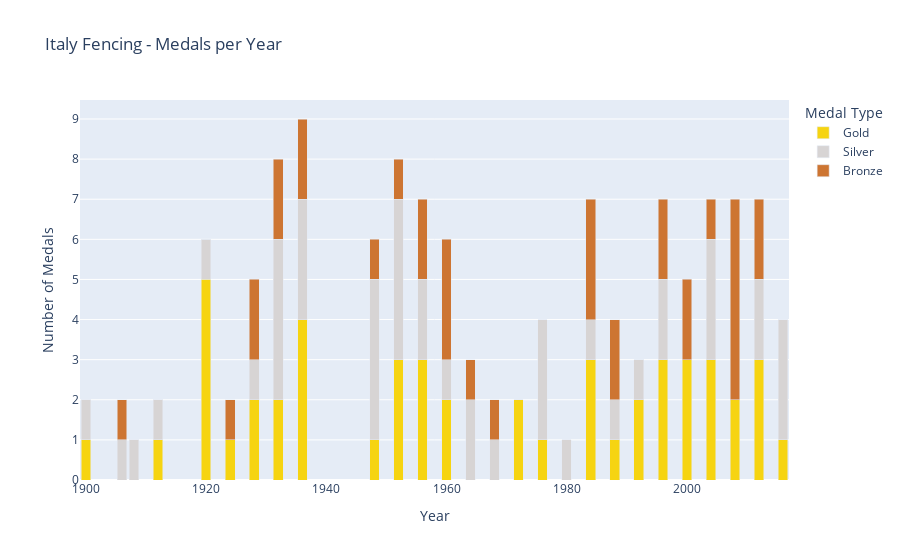
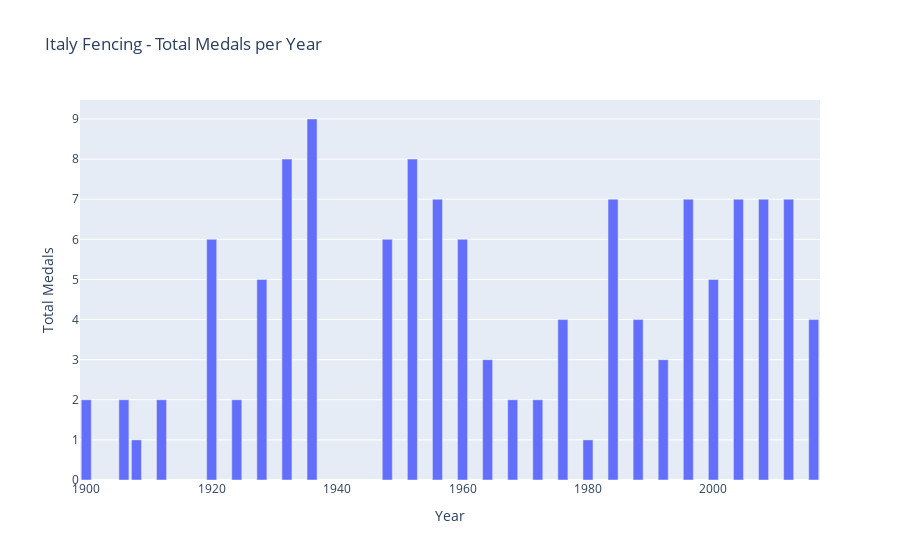

The notebook cell these images were saved under, in order:
### Code cell
medals_by_type = (
    fencing_unique_medals
    .pivot_table(
        index="Year",
        columns="Medal",
        values="ID",      # bara för count
        aggfunc="count",
        fill_value=0
    )
    .reset_index()
)

fig1 = px.bar(
    medals_by_type,
    x="Year",
    y=["Gold", "Silver", "Bronze"],
    title="Italy Fencing - Medals per Year",
    labels={"value": "Number of Medals", "variable": "Medal Type"},
    color_discrete_map={
    "Gold": "#F6D411",
    "Silver": "#D7D4D4",
    "Bronze": "#CD7532"
}
)
fig1.update_layout(barmode="stack")
fig1.show()

# Beräkna totala medaljer per år
medals_type_cols = [c for c in medals_by_type.columns if c in ["Gold", "Silver", "Bronze"]]
medals_by_type["Total"] = medals_by_type[medals_type_cols].sum(axis=1)

fig2 = px.bar(
    medals_by_type,
    x="Year",
    y="Total",
    #markers=True,
    title="Italy Fencing - Total Medals per Year",
    labels={"Total": "Total Medals"}
)
fig2.show()

### Figure 1 — Plotly figure (JSON) as saved in the notebook; plotly's stock layout.template omitted (floating-point values rounded to 4 significant figures)
{"data": [{"hovertemplate": "Medal Type=Gold<br>Year=%{x}<br>Number of Medals=%{y}<extra></extra>", "legendgroup": "Gold", "marker": {"color": "#F6D411", "pattern": {"shape": ""}}, "name": "Gold", "orientation": "v", "showlegend": true, "textposition": "auto", "type": "bar", "x": [1900, 1906, 1908, 1912, 1920, 1924, 1928, 1932, 1936, 1948, 1952, 1956, 1960, 1964, 1968, 1972, 1976, 1980, 1984, 1988, 1992, 1996, 2000, 2004, 2008, 2012, 2016], "xaxis": "x", "y": [1, 0, 0, 1, 5, 1, 2, 2, 4, 1, 3, 3, 2, 0, 0, 2, 1, 0, 3, 1, 2, 3, 3, 3, 2, 3, 1], "yaxis": "y"}, {"hovertemplate": "Medal Type=Silver<br>Year=%{x}<br>Number of Medals=%{y}<extra></extra>", "legendgroup": "Silver", "marker": {"color": "#D7D4D4", "pattern": {"shape": ""}}, "name": "Silver", "orientation": "v", "showlegend": true, "textposition": "auto", "type": "bar", "x": [1900, 1906, 1908, 1912, 1920, 1924, 1928, 1932, 1936, 1948, 1952, 1956, 1960, 1964, 1968, 1972, 1976, 1980, 1984, 1988, 1992, 1996, 2000, 2004, 2008, 2012, 2016], "xaxis": "x", "y": [1, 1, 1, 1, 1, 0, 1, 4, 3, 4, 4, 2, 1, 2, 1, 0, 3, 1, 1, 1, 1, 2, 0, 3, 0, 2, 3], "yaxis": "y"}, {"hovertemplate": "Medal Type=Bronze<br>Year=%{x}<br>Number of Medals=%{y}<extra></extra>", "legendgroup": "Bronze", "marker": {"color": "#CD7532", "pattern": {"shape": ""}}, "name": "Bronze", "orientation": "v", "showlegend": true, "textposition": "auto", "type": "bar", "x": [1900, 1906, 1908, 1912, 1920, 1924, 1928, 1932, 1936, 1948, 1952, 1956, 1960, 1964, 1968, 1972, 1976, 1980, 1984, 1988, 1992, 1996, 2000, 2004, 2008, 2012, 2016], "xaxis": "x", "y": [0, 1, 0, 0, 0, 1, 2, 2, 2, 1, 1, 2, 3, 1, 1, 0, 0, 0, 3, 2, 0, 2, 2, 1, 5, 2, 0], "yaxis": "y"}], "layout": {"barmode": "stack", "legend": {"title": {"text": "Medal Type"}, "tracegroupgap": 0}, "title": {"text": "Italy Fencing - Medals per Year"}, "xaxis": {"anchor": "y", "domain": [0, 1], "title": {"text": "Year"}}, "yaxis": {"anchor": "x", "domain": [0, 1], "title": {"text": "Number of Medals"}}}}

### Figure 2 — Plotly figure (JSON) as saved in the notebook; plotly's stock layout.template omitted (floating-point values rounded to 4 significant figures)
{"data": [{"hovertemplate": "Year=%{x}<br>Total Medals=%{y}<extra></extra>", "legendgroup": "", "marker": {"color": "#636efa", "pattern": {"shape": ""}}, "name": "", "orientation": "v", "showlegend": false, "textposition": "auto", "type": "bar", "x": [1900, 1906, 1908, 1912, 1920, 1924, 1928, 1932, 1936, 1948, 1952, 1956, 1960, 1964, 1968, 1972, 1976, 1980, 1984, 1988, 1992, 1996, 2000, 2004, 2008, 2012, 2016], "xaxis": "x", "y": [2, 2, 1, 2, 6, 2, 5, 8, 9, 6, 8, 7, 6, 3, 2, 2, 4, 1, 7, 4, 3, 7, 5, 7, 7, 7, 4], "yaxis": "y"}], "layout": {"barmode": "relative", "legend": {"tracegroupgap": 0}, "title": {"text": "Italy Fencing - Total Medals per Year"}, "xaxis": {"anchor": "y", "domain": [0, 1], "title": {"text": "Year"}}, "yaxis": {"anchor": "x", "domain": [0, 1], "title": {"text": "Total Medals"}}}}
